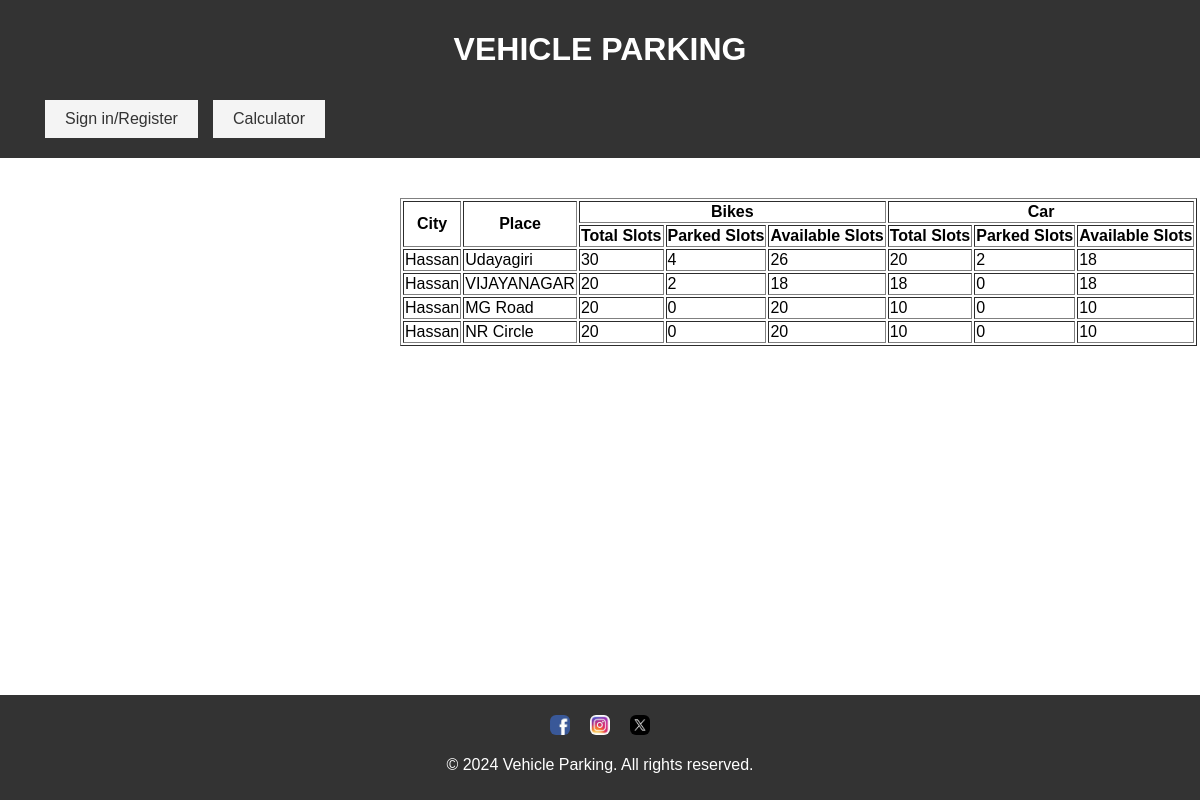
Screenshot of /Availability.php with the database file from the repository.
### tables this page shows
CREATE TABLE `clients` (
  `sl` bigint(20) UNSIGNED NOT NULL,
  `p_id` int(5) NOT NULL,
  `c_name` varchar(10) NOT NULL,
  `Email` varchar(20) NOT NULL,
  `c_city` varchar(20) NOT NULL,
  `c_place` varchar(20) NOT NULL,
  `b_slots` int(2) DEFAULT NULL,
  `c_slots` int(2) DEFAULT NULL,
  `b_rate` int(2) NOT NULL DEFAULT 10,
  `c_rate` int(2) NOT NULL DEFAULT 15,
  `Temp` tinyint(1) NOT NULL DEFAULT 0
);

### Availability.php (the view, shortened to what this page needs)
<?php
    include('DataBase.php');
    $tot="SELECT `p_id`,`c_city`,`c_place`,`c_slots`,`b_slots` FROM `clients` WHERE Temp=0;";
    $t_r=mysqli_query($conn,$tot);
?>
<!DOCTYPE html>
<html lang="en">
<head>
    <link rel="stylesheet" href="home.css">
</head>
<body>
    <header>
        <h1>VEHICLE PARKING</h1>
        <nav>
        <a href="home.php">Sign in/Register</a>
        <a href="TimeDif.php">Calculator</a>
        </nav>
    </header>
    <div class="cal">
        <div class="tb1">
            <table border 2px solid>
                <tr>
                <th rowspan=2>City</th>
                <th rowspan=2>Place</th>
                <th colspan=3>Bikes</th>
                <th colspan=3>Car</th>
                </tr>
                <tr>
                    <th>Total Slots</th>
                    <th>Parked Slots</th>
                    <th>Available Slots</th>
                    <th>Total Slots</th>
                    <th>Parked Slots</th>
                    <th>Available Slots</th>
                    </tr>
                    <?php
                        while($r=mysqli_fetch_assoc($t_r)){
                            $id=$r['p_id'];
                            $bike="SELECT COUNT(DISTINCT VNo) as T FROM `details` WHERE VType='Bike' AND Payment=0 AND p_id=$id;";
                            $b1=mysqli_query($conn,$bike);
                            $car="SELECT COUNT(DISTINCT VNo) as T FROM `details` WHERE VType='Car' AND Payment=0 AND p_id=$id;";
                            $c1=mysqli_query($conn,$car);
                            $b=mysqli_fetch_array($b1);
                            $c=mysqli_fetch_array($c1);
                            $c2=$c['T'];
                            $b2=$b['T'];
                            $city=$r['c_city'];
                            $place=$r['c_place'];
                            $car=$r['c_slots'];
                            $bike=$r['b_slots'];
                            $c3=$car-$c2;
                            $b3=$bike-$b2;
                            echo <<< k
                            <tr>
                                <td> $city </td>
                                <td> $place </td>
                                <td> $bike</td>
                                <td> $b2</td>
                                <td> $b3</td>
                                <td> $car </td>
                                <td> $c2</td>
                                <td>$c3</td>
                            </tr>
                            k;
                        }
                    ?>
            </table>
        </div>
    </div>
<footer>
    <div class="social-icons">
        <a href="https://www.facebook.com/yourpage"><img src="/fblogo.jpeg" alt="Facebook" class="socialic"></a>
        <a href="https://www.instagram.com/yourpage"><img src="/instalogo.jpeg" alt="Instagram" class="socialic"></a>
        <a href="https://twitter.com/yourpage"><img src="/xlogo.jpeg" alt="Twitter X" class="socialic"></a>
    </div>
    <p>&copy; 2024 Vehicle Parking. All rights reserved.</p>
</footer>
</body>
</html>

### home.css (style rules this page uses)
body { font-family: Arial, sans-serif; margin: 0; padding: 0; }
header { background: transparent; background-color: #333; color: #fff; padding: 10px 20px; text-align: center; }
nav { display: flex; background-color: #f4f4f4; padding: 10px; }
nav a { text-decoration: none; margin-left: 15px; color: #333; padding: 10px 20px; }
footer { background-color: #333; color: #fff; text-align: center; padding: 10px 0; position: fixed; bottom: 0; width: 100%; }
.social-icons { display: flex; justify-content: center; margin-top: 10px; }
.social-icons a { margin: 0 10px; color: #fff; text-decoration: none; font-size: 20px; }
.socialic { height: 20px; width: 20px; border-radius: 30%; }

### Availability.php (style rules this page uses)
.cal { margin-left:200px; display:flex; margin-top:40px; }
.tb1 { margin-left:200px; }
nav { color : #f4f4f4; display: flex; background-color: #333; padding: 10px; }
nav a { background-color:#f4f4f4; text-decoration: none; margin-left: 15px; color: #333; padding: 10px 20px; }

### rows the page displays
clients: c_city "Hassan", c_place "Udayagiri", b_slots "30", b2 "4", b3 "26", c_slots "20", c2 "2", c3 "18"
clients: c_city "Hassan", c_place "VIJAYANAGAR", b_slots "20", b2 "2", b3 "18", c_slots "18", c2 "0"
clients: c_city "Hassan", c_place "MG Road", b_slots "20", b2 "0", c_slots "10", c2 "0"
clients: c_city "Hassan", c_place "NR Circle", b_slots "20", b2 "0", c_slots "10", c2 "0"
